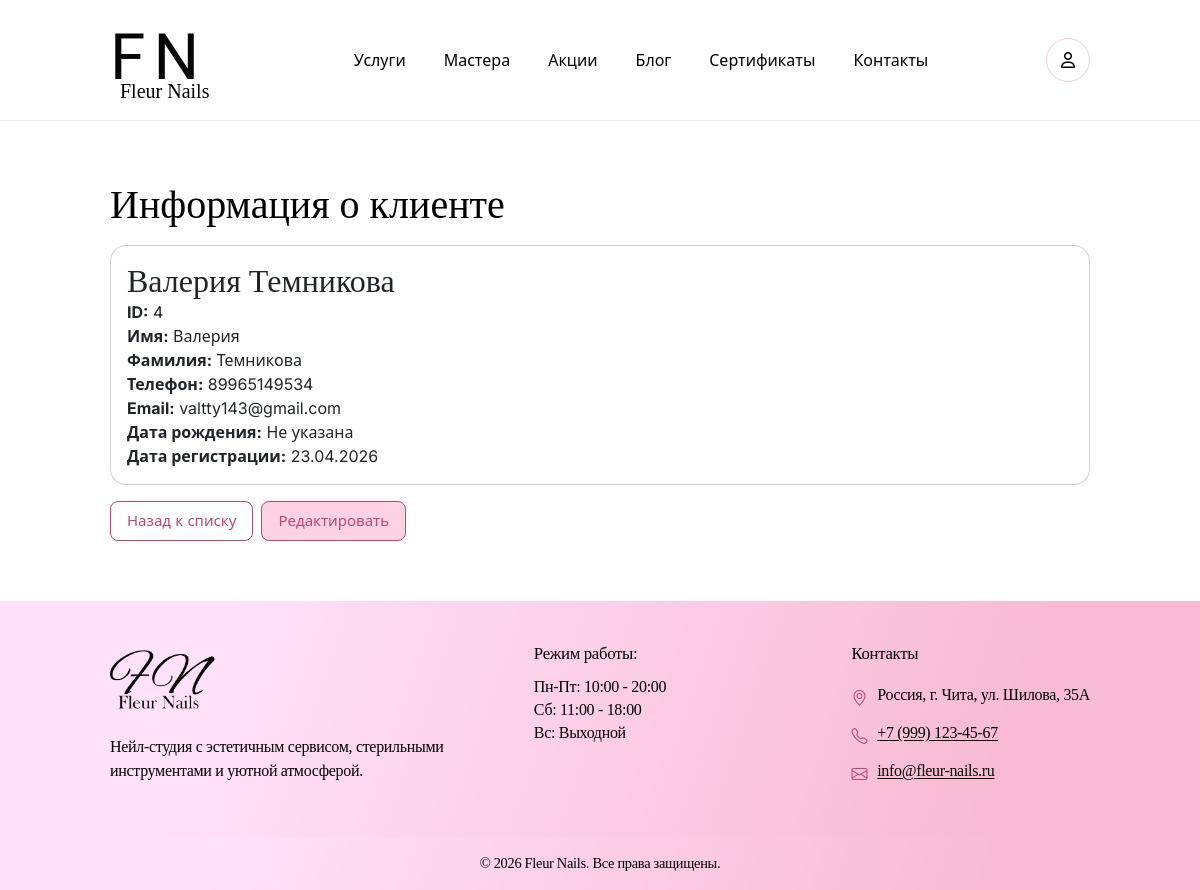
/client/4/ (signed in), run on the app's committed database.
### main/models.py (models this page shows, shortened)
class Client(models.Model):
    user = models.OneToOneField(
        CustomUser,
        on_delete=models.CASCADE,
        primary_key=True,
        limit_choices_to={"role": CustomUser.Role.CLIENT},
        related_name="client_profile",
    )
    birth_date = models.DateField("Дата рождения", blank=True, null=True)
    bonus_balance = models.IntegerField("Бонусный баланс", default=0)
    referred_by = models.ForeignKey(
        "self", on_delete=models.SET_NULL, null=True, blank=True, related_name="referrals"
    )
    created_at = models.DateTimeField("Дата регистрации", auto_now_add=True)
    class Meta:
        verbose_name = "Клиент"
        verbose_name_plural = "Клиенты"

### users/models.py (models this page shows, shortened)
class CustomUser(AbstractUser):
    class Role(models.TextChoices):
        CLIENT = 'CLIENT', 'Клиент'
        MASTER = 'MASTER', 'Мастер'
        ADMIN = 'ADMIN', 'Администратор'
    role = models.CharField(
        max_length=50,
        choices=Role.choices,
        default=Role.CLIENT,
        verbose_name='Роль'
    )
    phone = models.CharField(
        max_length=20,
        blank=True,
        verbose_name='Номер телефона'
    )
    avatar = models.ImageField(
        'Аватар',
        upload_to='avatars/',
        blank=True,
        null=True
    )
    class Meta:
        verbose_name = 'Пользователь'
        verbose_name_plural = 'Пользователи'

### main/views.py (the view)
# urls.py: path('client/<int:client_id>/', views.ClientDetailView.as_view(), name='client_detail'),
class ClientDetailView(LoginRequiredMixin, AdminRequiredMixin, DetailView):
    model = Client
    template_name = "main/client_detail.html"
    context_object_name = "client"
    pk_url_kwarg = "client_id"

### users/mixins.py (called while the page is built)
    def dispatch(self, request, *args, **kwargs):
        if not request.user.is_authenticated:
            return self.handle_no_permission()
        if request.user.is_superuser or request.user.role == 'ADMIN':
            return super().dispatch(request, *args, **kwargs)
        messages.error(request, 'Доступ запрещен. Только для администраторов.')
        return redirect('main:index')

### templates/main/client_detail.html
{% extends 'main/base.html' %}
{% block content %}
<div class="main-content">
    <h1 class="page-title">Информация о клиенте</h1>
    <div class="card">
        <div class="card-body">
            <h2>{{ client.user.get_full_name }}</h2>
            <p><strong>ID:</strong> {{ client.pk }}</p>
            <p><strong>Имя:</strong> {{ client.user.first_name }}</p>
            <p><strong>Фамилия:</strong> {{ client.user.last_name }}</p>
            <p><strong>Телефон:</strong> {{ client.user.phone }}</p>
            <p><strong>Email:</strong> {{ client.user.email }}</p>
            <p><strong>Дата рождения:</strong> {{ client.birth_date|default:"Не указана" }}</p>
            <p><strong>Дата регистрации:</strong> {{ client.created_at|date:"d.m.Y" }}</p>
        </div>
    </div>
    <div class="mt-3 d-flex flex-wrap gap-2">
        <a href="{% url 'main:clients' %}" class="fn-btn fn-btn--hero-outline fn-btn--page-sm">Назад к списку</a>
        <a href="{% url 'main:client_edit' client.pk %}" class="fn-btn fn-btn--hero-primary fn-btn--page-sm">Редактировать</a>
    </div>
</div>
{% endblock %}

### static/css/globals.css (style rules this page uses)
*, *::before, *::after { box-sizing: border-box; }
html, body { height: 100%; }
body { margin: 0; background: #ffffff; color: #000000; -webkit-font-smoothing: antialiased; -moz-osx-font-smoothing: grayscale; }
a { color: inherit; text-decoration: none; }
:root { --fn-bg: #ffffff; --fn-text: #000000; --fn-muted: rgba(0, 0, 0, 0.72); --fn-figma-border: #bb4775; --fn-figma-cta-fill: #ffd2e3; --fn-figma-cta-alt: #f8bbd3; --fn-figma-heading: #121212; --fn-figma-logo: #060606; --fn-accent: var(--fn-figma-border); --fn-accent-2: #c8b6e2; --fn-border: rgba(187, 71, 117, 0.35); --fn-border-soft: rgba(187, 71, 117, 0.25); --fn-radius-lg: 40px; --fn-radius-md: 24px; --fn-radius-sm: 16px; --fn-radius-ui: 8px; --fn-radius-btn-sm: 4px; --fn-shadow: 0 6px 24px rgba(187, 71, 117, 0.12); --fn-shadow-soft: 0 4px 20px rgba(0, 0, 0, 0.06); --fn-font-brand: "Alex Brush", cursive; --fn-font-title: "Libre Baskerville", "Baskerville Old Face", Georgia, "Times New Roman", serif; --fn-font-body: "Inter", system-ui, -apple-system, Segoe UI, Roboto, Arial, sans-serif; --fn-pink: var(--fn-figma-cta-fill); --fn-pink-soft: #ffe1f9; --fn-pink-deep: var(--fn-figma-border); --fn-pink-border: var(--fn-figma-border); --fn-pink-hover: #a63d66; --fn-input-autofill-bg: #fef5fa; }
body { font-family: var(--fn-font-body); }
h1, h2, h3, h4, h5, h6 { font-family: var(--fn-font-title); margin: 0; }
p { margin: 0; }

### static/css/style.css (style rules this page uses)
.btn, .form-control, .form-select, .table, .card { border-radius: var(--fn-radius-sm) !important; }
.main-content { width: 100%; max-width: 1440px; margin: 0 auto; padding: 60px 110px; }
.page-title { font-family: var(--fn-font-title); font-size: 40px; margin-bottom: 16px; }
.fn-btn { display: inline-flex; align-items: center; justify-content: center; box-sizing: border-box; cursor: pointer; text-decoration: none; font-family: var(--fn-font-body); font-weight: 400; border-radius: var(--fn-radius-ui); transition: background 0.2s ease, color 0.2s ease, border-color 0.2s ease, transform 0.15s ease; }
.fn-btn--hero-primary, .fn-btn--hero-outline { min-height: 59px; min-width: min(296px, 100%); padding: 9px 16px; font-size: 1.5rem; line-height: 22px; border: 2px solid var(--fn-figma-border); }
.fn-btn--hero-primary { background: var(--fn-figma-cta-fill); color: var(--fn-figma-border); }
.fn-btn--hero-outline { background: #ffffff; color: var(--fn-figma-border); }
.fn-btn--page-sm { min-height: 40px; min-width: 0; padding: 8px 16px; font-size: 0.9375rem; line-height: 1.25; border-width: 1px; }
.fn-btn--page-sm.fn-btn--cta-wide, .fn-btn--page-sm.fn-btn--hero-primary, .fn-btn--page-sm.fn-btn--hero-outline { min-height: 40px; min-width: 0; max-width: 16rem; width: auto; }

### data on the page
Client: user.get_full_name "Валерия Темникова", pk "4", user.first_name "Валерия", user.last_name "Темникова", user.phone "89965149534", user.email "valtty143@gmail.com", birth_date "Не указана", created_at "23.04.2026"
